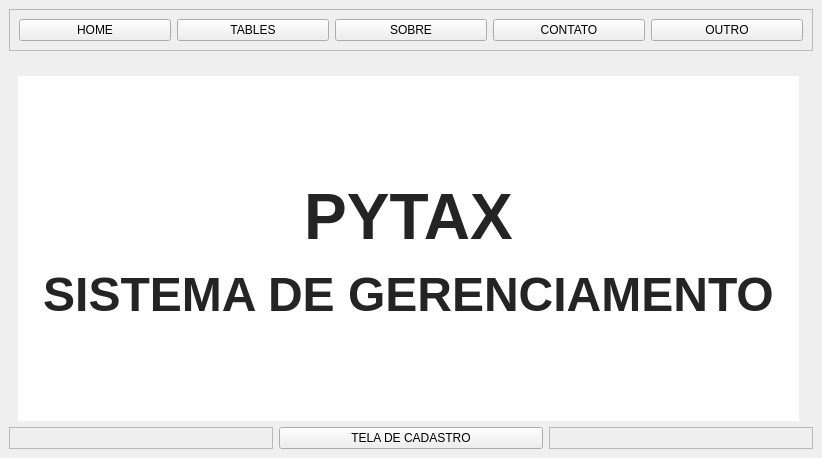
<?xml version="1.0" encoding="UTF-8"?>
<ui version="4.0">
 <class>MainWindow</class>
 <widget class="QMainWindow" name="MainWindow">
  <property name="geometry">
   <rect>
    <x>0</x>
    <y>0</y>
    <width>822</width>
    <height>458</height>
   </rect>
  </property>
  <property name="windowTitle">
   <string>MainWindow</string>
  </property>
  <widget class="QWidget" name="centralwidget">
   <layout class="QVBoxLayout" name="verticalLayout">
    <item>
     <widget class="QFrame" name="frame">
      <property name="frameShape">
       <enum>QFrame::StyledPanel</enum>
      </property>
      <property name="frameShadow">
       <enum>QFrame::Raised</enum>
      </property>
      <layout class="QHBoxLayout" name="horizontalLayout">
       <item>
        <widget class="QPushButton" name="btn_home">
         <property name="text">
          <string>HOME</string>
         </property>
        </widget>
       </item>
       <item>
        <widget class="QPushButton" name="btn_tables">
         <property name="text">
          <string>TABLES</string>
         </property>
        </widget>
       </item>
       <item>
        <widget class="QPushButton" name="btn_sobre">
         <property name="text">
          <string>SOBRE</string>
         </property>
        </widget>
       </item>
       <item>
        <widget class="QPushButton" name="btn_contato">
         <property name="text">
          <string>CONTATO</string>
         </property>
        </widget>
       </item>
       <item>
        <widget class="QPushButton" name="btn_outro">
         <property name="text">
          <string>OUTRO</string>
         </property>
        </widget>
       </item>
      </layout>
     </widget>
    </item>
    <item>
     <widget class="QStackedWidget" name="pages">
      <property name="cursor">
       <cursorShape>UpArrowCursor</cursorShape>
      </property>
      <property name="currentIndex">
       <number>2</number>
      </property>
      <widget class="QWidget" name="pg_table">
       <layout class="QVBoxLayout" name="verticalLayout_6">
        <item>
         <widget class="QTabWidget" name="tabWidget">
          <property name="currentIndex">
           <number>0</number>
          </property>
          <widget class="QWidget" name="tables">
           <attribute name="title">
            <string>TreeWidget</string>
           </attribute>
           <layout class="QVBoxLayout" name="verticalLayout_7">
            <item>
             <layout class="QHBoxLayout" name="horizontalLayout_4">
              <item>
               <widget class="QPushButton" name="btn_abrir">
                <property name="text">
                 <string>ABRIR</string>
                </property>
               </widget>
              </item>
              <item>
               <widget class="QLineEdit" name="txt_abrir"/>
              </item>
             </layout>
            </item>
            <item>
             <layout class="QHBoxLayout" name="horizontalLayout_5">
              <item>
               <layout class="QVBoxLayout" name="verticalLayout_2">
                <item>
                 <layout class="QVBoxLayout" name="verticalLayout_4">
                  <item>
                   <widget class="QLabel" name="label_estoque">
                    <property name="text">
                     <string>ESTOQUE:</string>
                    </property>
                   </widget>
                  </item>
                  <item>
                   <widget class="QTreeWidget" name="tw_estoque">
                    <column>
                     <property name="text">
                      <string>NFE</string>
                     </property>
                    </column>
                    <column>
                     <property name="text">
                      <string>SERIE</string>
                     </property>
                    </column>
                    <column>
                     <property name="text">
                      <string>CLIENTE</string>
                     </property>
                    </column>
                    <column>
                     <property name="text">
                      <string>UF</string>
                     </property>
                    </column>
                    <column>
                     <property name="text">
                      <string>MUNICIPIO</string>
                     </property>
                    </column>
                    <column>
                     <property name="text">
                      <string>COD. ITEM</string>
                     </property>
                    </column>
                    <column>
                     <property name="text">
                      <string>QUANTIDADE</string>
                     </property>
                    </column>
                    <column>
                     <property name="text">
                      <string>DESCRIÇÃO</string>
                     </property>
                    </column>
                    <column>
                     <property name="text">
                      <string>UN</string>
                     </property>
                    </column>
                    <column>
                     <property name="text">
                      <string>ESPECIE</string>
                     </property>
                    </column>
                    <column>
                     <property name="text">
                      <string>VALOR NFE</string>
                     </property>
                    </column>
                    <column>
                     <property name="text">
                      <string>USUÁRIO</string>
                     </property>
                    </column>
                   </widget>
                  </item>
                 </layout>
                </item>
                <item>
                 <layout class="QVBoxLayout" name="verticalLayout_3">
                  <item>
                   <widget class="QLabel" name="label_saida">
                    <property name="text">
                     <string>SAÍDAS:</string>
                    </property>
                   </widget>
                  </item>
                  <item>
                   <widget class="QTreeWidget" name="tw_saida">
                    <column>
                     <property name="text">
                      <string>NFE</string>
                     </property>
                    </column>
                    <column>
                     <property name="text">
                      <string>SERIE</string>
                     </property>
                    </column>
                    <column>
                     <property name="text">
                      <string>DATA DA IMPORTAÇÃO</string>
                     </property>
                    </column>
                    <column>
                     <property name="text">
                      <string>USUÁRIO</string>
                     </property>
                    </column>
                   </widget>
                  </item>
                 </layout>
                </item>
               </layout>
              </item>
              <item>
               <widget class="QFrame" name="frame_2">
                <property name="frameShape">
                 <enum>QFrame::StyledPanel</enum>
                </property>
                <property name="frameShadow">
                 <enum>QFrame::Raised</enum>
                </property>
                <layout class="QVBoxLayout" name="verticalLayout_5">
                 <item>
                  <widget class="QPushButton" name="btn_importar">
                   <property name="text">
                    <string>IMPORTAR</string>
                   </property>
                  </widget>
                 </item>
                 <item>
                  <widget class="QPushButton" name="btn_saida">
                   <property name="text">
                    <string>SAÍDA</string>
                   </property>
                  </widget>
                 </item>
                 <item>
                  <widget class="QPushButton" name="btn_extorno">
                   <property name="text">
                    <string>EXTORNO</string>
                   </property>
                  </widget>
                 </item>
                 <item>
                  <spacer name="verticalSpacer">
                   <property name="orientation">
                    <enum>Qt::Vertical</enum>
                   </property>
                   <property name="sizeHint" stdset="0">
                    <size>
                     <width>20</width>
                     <height>40</height>
                    </size>
                   </property>
                  </spacer>
                 </item>
                </layout>
               </widget>
              </item>
             </layout>
            </item>
           </layout>
          </widget>
          <widget class="QWidget" name="tab_4">
           <attribute name="title">
            <string>Tab 2</string>
           </attribute>
          </widget>
         </widget>
        </item>
       </layout>
      </widget>
      <widget class="QWidget" name="pg_cadastro">
       <layout class="QVBoxLayout" name="verticalLayout_8">
        <item>
         <widget class="QLabel" name="label">
          <property name="font">
           <font>
            <pointsize>20</pointsize>
            <weight>75</weight>
            <bold>true</bold>
           </font>
          </property>
          <property name="text">
           <string>CADASTRO DE USUÁRIO</string>
          </property>
          <property name="alignment">
           <set>Qt::AlignCenter</set>
          </property>
         </widget>
        </item>
        <item>
         <layout class="QHBoxLayout" name="horizontalLayout_3">
          <item>
           <widget class="QLabel" name="label_3">
            <property name="text">
             <string>NOME:  </string>
            </property>
           </widget>
          </item>
          <item>
           <widget class="QLineEdit" name="txt_nome"/>
          </item>
         </layout>
        </item>
        <item>
         <layout class="QHBoxLayout" name="horizontalLayout_6">
          <item>
           <widget class="QLabel" name="label_4">
            <property name="text">
             <string>USUÁRIO: </string>
            </property>
           </widget>
          </item>
          <item>
           <widget class="QLineEdit" name="txt_usuario"/>
          </item>
         </layout>
        </item>
        <item>
         <layout class="QHBoxLayout" name="horizontalLayout_7">
          <item>
           <widget class="QLabel" name="label_5">
            <property name="text">
             <string>SENHA: </string>
            </property>
           </widget>
          </item>
          <item>
           <widget class="QLineEdit" name="txt_senha"/>
          </item>
         </layout>
        </item>
        <item>
         <layout class="QHBoxLayout" name="horizontalLayout_8">
          <item>
           <widget class="QLabel" name="label_6">
            <property name="text">
             <string>CONFIRME A SENHA: </string>
            </property>
           </widget>
          </item>
          <item>
           <widget class="QLineEdit" name="txt_confirmasenha"/>
          </item>
         </layout>
        </item>
        <item>
         <layout class="QHBoxLayout" name="horizontalLayout_9">
          <item>
           <widget class="QLabel" name="label_7">
            <property name="text">
             <string>PERFIL: </string>
            </property>
           </widget>
          </item>
          <item>
           <widget class="QComboBox" name="txt_perfilusuario">
            <item>
             <property name="text">
              <string>USUÁRIO</string>
             </property>
            </item>
            <item>
             <property name="text">
              <string>ADM</string>
             </property>
            </item>
           </widget>
          </item>
         </layout>
        </item>
        <item>
         <layout class="QHBoxLayout" name="horizontalLayout_10">
          <item>
           <widget class="QFrame" name="frame_5">
            <property name="frameShape">
             <enum>QFrame::StyledPanel</enum>
            </property>
            <property name="frameShadow">
             <enum>QFrame::Raised</enum>
            </property>
           </widget>
          </item>
          <item>
           <widget class="QPushButton" name="btn_cadastrar">
            <property name="text">
             <string>CADASTRAR</string>
            </property>
           </widget>
          </item>
          <item>
           <widget class="QFrame" name="frame_6">
            <property name="frameShape">
             <enum>QFrame::StyledPanel</enum>
            </property>
            <property name="frameShadow">
             <enum>QFrame::Raised</enum>
            </property>
           </widget>
          </item>
         </layout>
        </item>
       </layout>
      </widget>
      <widget class="QWidget" name="pg_home">
       <widget class="QLabel" name="label_2">
        <property name="geometry">
         <rect>
          <x>9</x>
          <y>19</y>
          <width>781</width>
          <height>351</height>
         </rect>
        </property>
        <property name="styleSheet">
         <string notr="true">background-color: rgb(255, 255, 255);</string>
        </property>
        <property name="text">
         <string>&lt;!DOCTYPE HTML PUBLIC &quot;-//W3C//DTD HTML 4.0//EN&quot; &quot;http://www.w3.org/TR/REC-html40/strict.dtd&quot;&gt;
&lt;html&gt;&lt;head&gt;&lt;meta name=&quot;qrichtext&quot; content=&quot;1&quot; /&gt;&lt;style type=&quot;text/css&quot;&gt;
p, li { white-space: pre-wrap; }
&lt;/style&gt;&lt;/head&gt;&lt;body style=&quot; font-family:'MS Shell Dlg 2'; font-size:8pt; font-weight:400; font-style:normal;&quot;&gt;
&lt;p align=&quot;center&quot; style=&quot; margin-top:12px; margin-bottom:12px; margin-left:0px; margin-right:0px; -qt-block-indent:0; text-indent:0px;&quot;&gt;&lt;span style=&quot; font-size:48pt; font-weight:600; color:#242424;&quot;&gt;PYTAX&lt;/span&gt;&lt;/p&gt;
&lt;p align=&quot;center&quot; style=&quot; margin-top:12px; margin-bottom:12px; margin-left:0px; margin-right:0px; -qt-block-indent:0; text-indent:0px;&quot;&gt;&lt;span style=&quot; font-size:36pt; font-weight:600; color:#242424;&quot;&gt;SISTEMA DE GERENCIAMENTO&lt;/span&gt;&lt;/p&gt;&lt;/body&gt;&lt;/html&gt;</string>
        </property>
       </widget>
      </widget>
     </widget>
    </item>
    <item>
     <layout class="QHBoxLayout" name="horizontalLayout_2">
      <item>
       <widget class="QFrame" name="frame_3">
        <property name="frameShape">
         <enum>QFrame::StyledPanel</enum>
        </property>
        <property name="frameShadow">
         <enum>QFrame::Raised</enum>
        </property>
       </widget>
      </item>
      <item>
       <widget class="QPushButton" name="btn_cadastro">
        <property name="text">
         <string>TELA DE CADASTRO</string>
        </property>
       </widget>
      </item>
      <item>
       <widget class="QFrame" name="frame_4">
        <property name="frameShape">
         <enum>QFrame::StyledPanel</enum>
        </property>
        <property name="frameShadow">
         <enum>QFrame::Raised</enum>
        </property>
       </widget>
      </item>
     </layout>
    </item>
   </layout>
  </widget>
 </widget>
 <resources/>
 <connections/>
</ui>
